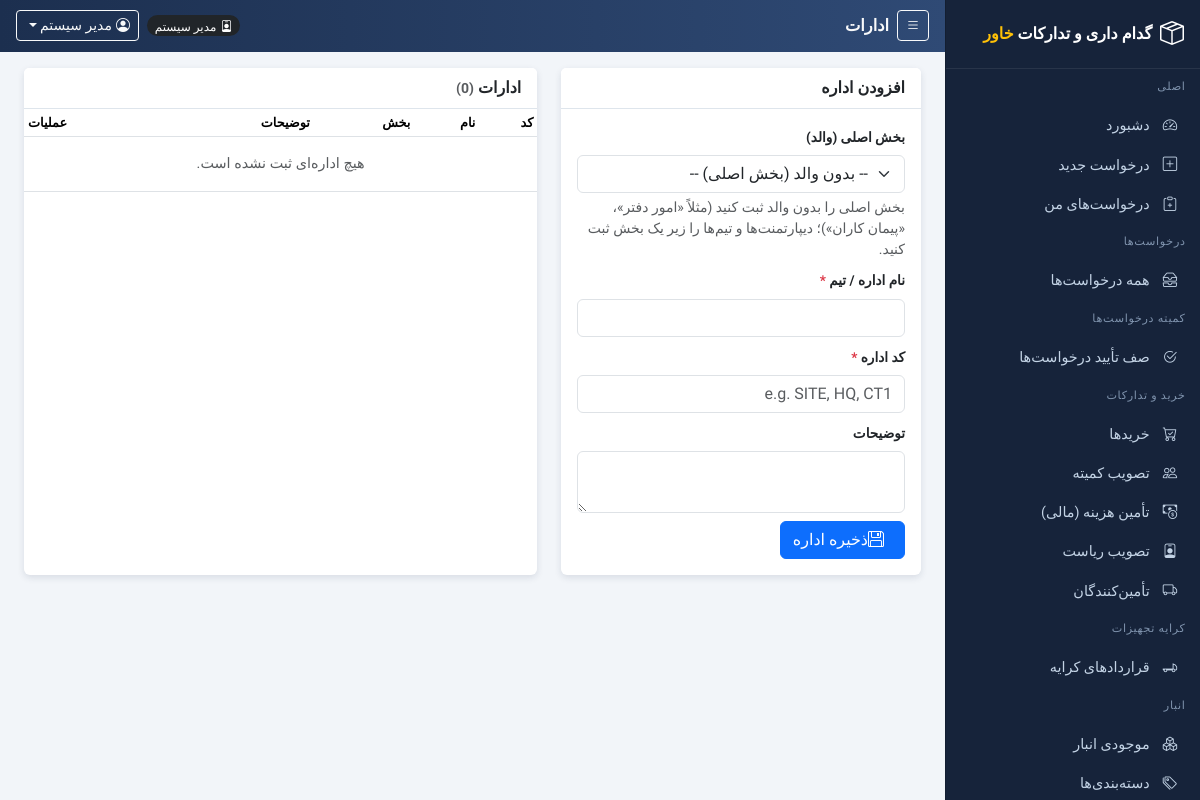
Page /admin/departments.php (signed in) on the earlier database version.
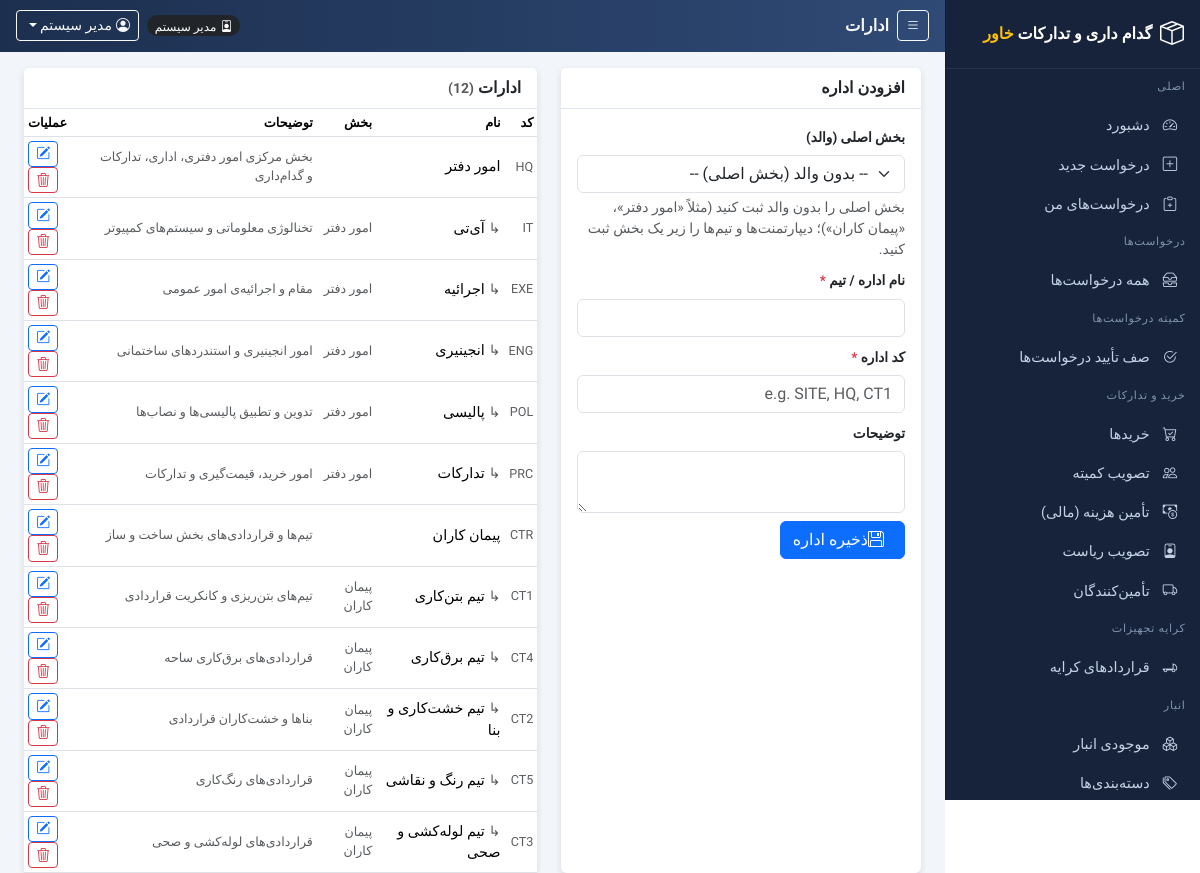
Same page on the later database version.
### tables this page shows
CREATE TABLE `departments` (
  `id` int(10) UNSIGNED NOT NULL,
  `name` varchar(100) NOT NULL,
  `code` varchar(20) NOT NULL DEFAULT '' COMMENT 'short code e.g. SITE, HQ',
  `parent_id` int(10) UNSIGNED DEFAULT NULL,
  `description` varchar(255) DEFAULT NULL,
  `created_at` timestamp NOT NULL DEFAULT current_timestamp()
);

### includes/functions.php (called while the page is built, shortened)
<?php
require_once __DIR__ . '/config.php';
function h($s)
{
    return htmlspecialchars((string)($s ?? ''), ENT_QUOTES);
}
function fetch_all($sql)
{
    global $conn;
    $r = $conn->query($sql);
    if (method_exists($r, 'fetch_all')) { return $r->fetch_all(MYSQLI_ASSOC); }
    $rows = [];
    return $rows;
}

### admin/departments.php (the view, shortened to what this page needs)
<?php
$edit = null;
$rows = fetch_all("SELECT d.*, p.name branch FROM departments d
                   LEFT JOIN departments p ON p.id = d.parent_id
                   ORDER BY IF(d.parent_id IS NULL, d.id, d.parent_id), d.parent_id IS NOT NULL, d.name");
require_once __DIR__ . '/../includes/header.php';
?>
<div class="row g-4">
  <div class="col-lg-5">
    <div class="card h-100">
      <div class="card-header"><?php echo $edit ? 'به‌روزرسانی اداره' : 'افزودن اداره'; ?></div>
      <div class="card-body">
        <form method="post">
          <div class="mb-2"><label class="form-label">بخش اصلی (والد)</label>
            <select name="parent_id" class="form-select">
              <option value="0">-- بدون والد (بخش اصلی) --</option>
            </select>
            <div class="form-text text-muted small">بخش اصلی را بدون والد ثبت کنید (مثلاً «امور دفتر»، «پیمان کاران»)؛ دیپارتمنت‌ها و تیم‌ها را زیر یک بخش ثبت کنید.</div>
          </div>
          <div class="mb-2"><label class="form-label required">نام اداره / تیم</label>
            <input type="text" name="name" class="form-control" required value="<?php echo h($edit ? $edit['name'] : ($_POST['name'] ?? '')); ?>"></div>
          <div class="mb-2"><label class="form-label required">کد اداره</label>
            <input type="text" name="code" class="form-control" required placeholder="e.g. SITE, HQ, CT1" value="<?php echo h($edit ? $edit['code'] : ($_POST['code'] ?? '')); ?>"></div>
          <div class="mb-2"><label class="form-label">توضیحات</label>
            <textarea name="description" rows="2" class="form-control"><?php echo h($edit ? ($edit['description'] ?? '') : ($_POST['description'] ?? '')); ?></textarea></div>
          <button class="btn btn-primary" type="submit"><i class="bi bi-floppy me-2"></i>ذخیره اداره</button>
        </form>
      </div>
    </div>
  </div>
  <div class="col-lg-7">
    <div class="card h-100">
      <div class="card-header">ادارات <span class="text-muted small">(<?php echo count($rows); ?>)</span></div>
      <div class="table-responsive">
        <table class="table table-sm align-middle mb-0">
          <thead><tr><th>کد</th><th>نام</th><th>بخش</th><th>توضیحات</th><th class="text-end">عملیات</th></tr></thead>
          <tbody>
          <?php foreach ($rows as $d): ?>
            <tr>
              <td class="text-muted small"><?php $dcode = trim($d['code'] ?? ''); echo h($dcode !== '' ? $dcode : '—'); ?></td>
              <td><?php if ($d['parent_id']): ?><span class="text-muted">↳ </span><?php endif; ?><?php echo h($d['name']); ?></td>
              <td class="text-muted small"><?php echo h($d['branch'] ?? ''); ?></td>
              <td class="text-muted small"><?php echo h($d['description'] ?? '—'); ?></td>
              <td class="table-actions text-end">
                <a class="btn btn-sm btn-outline-primary" href="?id=<?php echo $d['id']; ?>"><i class="bi bi-pencil-square"></i></a>
                <form method="post" class="d-inline" onsubmit="return confirm('حذف اداره &quot;<?php echo h($d['name']); ?>&quot;؟');">
                  <button class="btn btn-sm btn-outline-danger" type="submit"><i class="bi bi-trash3"></i></button>
                </form>
              </td>
            </tr>
          <?php endforeach; ?>
          <?php if (count($rows) === 0): ?>
            <tr><td colspan="5" class="text-center text-muted py-3">هیچ اداره‌ای ثبت نشده است.</td></tr>
          <?php endif; ?>
          </tbody>
        </table>
      </div>
    </div>
  </div>
</div>
<?php require_once __DIR__ . '/../includes/footer.php'; ?>

Differences in the rows shown:
added departments: code "HQ", name "امور دفتر", description "بخش مرکزی امور دفتری، اداری، تدارکات و گدام‌داری"
added departments: code "IT", name "آی‌تی", parent.name "امور دفتر", description "تخنالوژی معلوماتی و سیستم‌های کمپیوتر"
added departments: code "EXE", name "اجرائیه", parent.name "امور دفتر", description "مقام و اجرائیه‌ی امور عمومی"
added departments: code "ENG", name "انجینیری", parent.name "امور دفتر", description "امور انجینیری و استندردهای ساختمانی"
added departments: code "POL", name "پالیسی", parent.name "امور دفتر", description "تدوین و تطبیق پالیسی‌ها و نصاب‌ها"
added departments: code "PRC", name "تدارکات", parent.name "امور دفتر", description "امور خرید، قیمت‌گیری و تدارکات"
added departments: code "CTR", name "پیمان کاران", description "تیم‌ها و قراردادی‌های بخش ساخت و ساز"
added departments: code "CT1", name "تیم بتن‌کاری", parent.name "پیمان کاران", description "تیم‌های بتن‌ریزی و کانکریت قراردادی"
added departments: code "CT4", name "تیم برق‌کاری", parent.name "پیمان کاران", description "قراردادی‌های برق‌کاری ساحه"
added departments: code "CT2", name "تیم خشت‌کاری و بنا", parent.name "پیمان کاران", description "بناها و خشت‌کاران قراردادی"
added departments: code "CT5", name "تیم رنگ و نقاشی", parent.name "پیمان کاران", description "قراردادی‌های رنگ‌کاری"
added departments: code "CT3", name "تیم لوله‌کشی و صحی", parent.name "پیمان کاران", description "قراردادی‌های لوله‌کشی و صحی"
Other differences:
count($rows): "0" → "12"
text no longer shown: "هیچ اداره‌ای ثبت نشده است."
